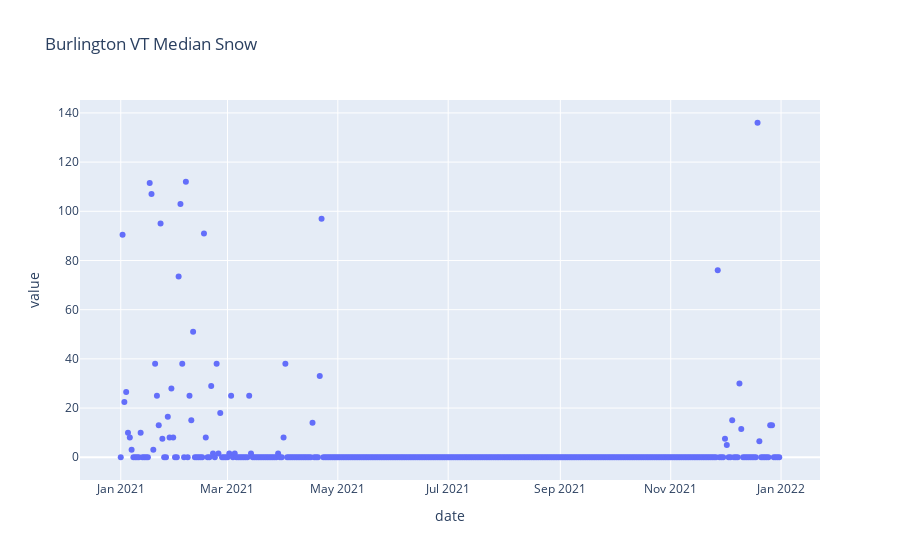

The code cell stored with this chart in its notebook:
### Code cell
fig = px.scatter(burlington_snow_2021.groupby(['date']).median().reset_index(),
                 x="date", y="value", title='Burlington VT Median Snow')
fig.show()

### Figure 1 — Plotly figure (JSON) as saved in the notebook; plotly's stock layout.template omitted (floating-point values rounded to 4 significant figures; data arrays with more than 128 entries replaced by an {"elided": "..."} marker saying what was removed)
{"data": [{"hovertemplate": "date=%{x}<br>value=%{y}<extra></extra>", "legendgroup": "", "marker": {"color": "#636efa", "symbol": "circle"}, "mode": "markers", "name": "", "orientation": "v", "showlegend": false, "type": "scatter", "x": {"elided": "365 str values"}, "xaxis": "x", "y": {"elided": "365 float values"}, "yaxis": "y"}], "layout": {"legend": {"tracegroupgap": 0}, "title": {"text": "Burlington VT Median Snow"}, "xaxis": {"anchor": "y", "domain": [0, 1], "title": {"text": "date"}}, "yaxis": {"anchor": "x", "domain": [0, 1], "title": {"text": "value"}}}}
